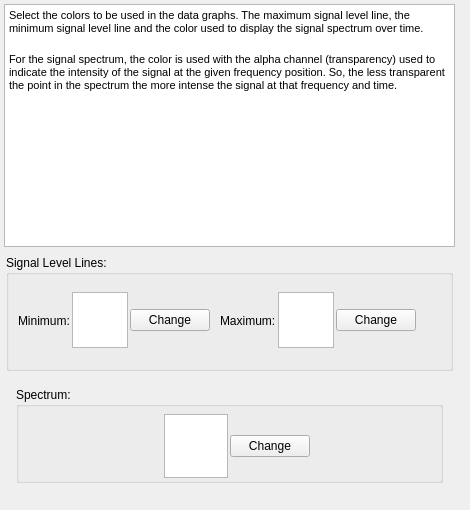
      <widget class="QWidget" name="tabColors">
       <attribute name="title">
        <string>Colors</string>
       </attribute>
       <widget class="QWidget" name="verticalLayoutWidget_2">
        <property name="geometry">
         <rect>
          <x>-1</x>
          <y>-1</y>
          <width>461</width>
          <height>501</height>
         </rect>
        </property>
        <layout class="QVBoxLayout" name="verticalLayout">
         <property name="spacing">
          <number>6</number>
         </property>
         <property name="leftMargin">
          <number>5</number>
         </property>
         <property name="topMargin">
          <number>5</number>
         </property>
         <property name="rightMargin">
          <number>5</number>
         </property>
         <property name="bottomMargin">
          <number>5</number>
         </property>
         <item>
          <widget class="QTextBrowser" name="tbColors">
           <property name="sizePolicy">
            <sizepolicy hsizetype="Preferred" vsizetype="Preferred">
             <horstretch>0</horstretch>
             <verstretch>0</verstretch>
            </sizepolicy>
           </property>
           <property name="maximumSize">
            <size>
             <width>655360</width>
             <height>16777215</height>
            </size>
           </property>
           <property name="font">
            <font>
             <pointsize>8</pointsize>
            </font>
           </property>
           <property name="html">
            <string>&lt;!DOCTYPE HTML PUBLIC &quot;-//W3C//DTD HTML 4.0//EN&quot; &quot;http://www.w3.org/TR/REC-html40/strict.dtd&quot;&gt;
&lt;html&gt;&lt;head&gt;&lt;meta name=&quot;qrichtext&quot; content=&quot;1&quot; /&gt;&lt;meta charset=&quot;utf-8&quot; /&gt;&lt;style type=&quot;text/css&quot;&gt;
p, li { white-space: pre-wrap; }
hr { height: 1px; border-width: 0; }
li.unchecked::marker { content: &quot;\2610&quot;; }
li.checked::marker { content: &quot;\2612&quot;; }
&lt;/style&gt;&lt;/head&gt;&lt;body style=&quot; font-family:'Cantarell'; font-size:8pt; font-weight:400; font-style:normal;&quot;&gt;
&lt;p style=&quot; margin-top:0px; margin-bottom:0px; margin-left:0px; margin-right:0px; -qt-block-indent:0; text-indent:0px;&quot;&gt;Select the colors to be used in the data graphs. The maximum signal level line, the minimum signal level line and the color used to display the signal spectrum over time.&lt;/p&gt;
&lt;p style=&quot;-qt-paragraph-type:empty; margin-top:0px; margin-bottom:0px; margin-left:0px; margin-right:0px; -qt-block-indent:0; text-indent:0px; font-size:11pt;&quot;&gt;&lt;br /&gt;&lt;/p&gt;
&lt;p style=&quot; margin-top:0px; margin-bottom:0px; margin-left:0px; margin-right:0px; -qt-block-indent:0; text-indent:0px;&quot;&gt;For the signal spectrum, the color is used with the alpha channel (transparency) used to indicate the intensity of the signal at the given frequency position. So, the less transparent the point in the spectrum the more intense the signal at that frequency and time.&lt;/p&gt;&lt;/body&gt;&lt;/html&gt;</string>
           </property>
          </widget>
         </item>
         <item>
          <layout class="QVBoxLayout" name="verticalLayout_2">
           <property name="leftMargin">
            <number>2</number>
           </property>
           <property name="topMargin">
            <number>2</number>
           </property>
           <property name="rightMargin">
            <number>2</number>
           </property>
           <property name="bottomMargin">
            <number>2</number>
           </property>
           <item>
            <widget class="QGroupBox" name="groupBox">
             <property name="title">
              <string>Signal Level Lines:</string>
             </property>
             <widget class="QWidget" name="horizontalLayoutWidget_4">
              <property name="geometry">
               <rect>
                <x>0</x>
                <y>20</y>
                <width>461</width>
                <height>91</height>
               </rect>
              </property>
              <layout class="QHBoxLayout" name="horizontalLayout">
               <property name="sizeConstraint">
                <enum>QLayout::SetDefaultConstraint</enum>
               </property>
               <property name="leftMargin">
                <number>10</number>
               </property>
               <property name="topMargin">
                <number>2</number>
               </property>
               <property name="rightMargin">
                <number>10</number>
               </property>
               <property name="bottomMargin">
                <number>2</number>
               </property>
               <item>
                <layout class="QHBoxLayout" name="horizontalLayout_3">
                 <property name="spacing">
                  <number>2</number>
                 </property>
                 <property name="leftMargin">
                  <number>2</number>
                 </property>
                 <property name="topMargin">
                  <number>2</number>
                 </property>
                 <property name="rightMargin">
                  <number>2</number>
                 </property>
                 <property name="bottomMargin">
                  <number>2</number>
                 </property>
                 <item>
                  <widget class="QLabel" name="label">
                   <property name="text">
                    <string>Minimum:</string>
                   </property>
                  </widget>
                 </item>
                 <item>
                  <widget class="QGraphicsView" name="gvMinColor">
                   <property name="sizePolicy">
                    <sizepolicy hsizetype="Fixed" vsizetype="Fixed">
                     <horstretch>0</horstretch>
                     <verstretch>0</verstretch>
                    </sizepolicy>
                   </property>
                   <property name="maximumSize">
                    <size>
                     <width>56</width>
                     <height>56</height>
                    </size>
                   </property>
                  </widget>
                 </item>
                 <item>
                  <widget class="QPushButton" name="pbChangeMinColor">
                   <property name="text">
                    <string>Change</string>
                   </property>
                  </widget>
                 </item>
                </layout>
               </item>
               <item>
                <layout class="QHBoxLayout" name="horizontalLayout_4">
                 <property name="spacing">
                  <number>2</number>
                 </property>
                 <property name="leftMargin">
                  <number>2</number>
                 </property>
                 <property name="topMargin">
                  <number>2</number>
                 </property>
                 <property name="rightMargin">
                  <number>2</number>
                 </property>
                 <property name="bottomMargin">
                  <number>2</number>
                 </property>
                 <item>
                  <widget class="QLabel" name="label_2">
                   <property name="text">
                    <string>Maximum:</string>
                   </property>
                  </widget>
                 </item>
                 <item>
                  <widget class="QGraphicsView" name="gvMaxColor">
                   <property name="sizePolicy">
                    <sizepolicy hsizetype="Fixed" vsizetype="Fixed">
                     <horstretch>0</horstretch>
                     <verstretch>0</verstretch>
                    </sizepolicy>
                   </property>
                   <property name="maximumSize">
                    <size>
                     <width>56</width>
                     <height>56</height>
                    </size>
                   </property>
                  </widget>
                 </item>
                 <item>
                  <widget class="QPushButton" name="pbChangeMaxColor">
                   <property name="text">
                    <string>Change</string>
                   </property>
                  </widget>
                 </item>
                </layout>
               </item>
               <item>
                <spacer name="horizontalSpacer_5">
                 <property name="orientation">
                  <enum>Qt::Horizontal</enum>
                 </property>
                 <property name="sizeHint" stdset="0">
                  <size>
                   <width>40</width>
                   <height>20</height>
                  </size>
                 </property>
                </spacer>
               </item>
              </layout>
             </widget>
            </widget>
           </item>
           <item>
            <layout class="QVBoxLayout" name="verticalLayout_3">
             <property name="leftMargin">
              <number>10</number>
             </property>
             <property name="topMargin">
              <number>10</number>
             </property>
             <property name="rightMargin">
              <number>10</number>
             </property>
             <property name="bottomMargin">
              <number>10</number>
             </property>
             <item>
              <widget class="QGroupBox" name="groupBox_2">
               <property name="sizePolicy">
                <sizepolicy hsizetype="Minimum" vsizetype="Minimum">
                 <horstretch>0</horstretch>
                 <verstretch>0</verstretch>
                </sizepolicy>
               </property>
               <property name="title">
                <string>Spectrum:</string>
               </property>
               <widget class="QWidget" name="horizontalLayoutWidget_5">
                <property name="geometry">
                 <rect>
                  <x>0</x>
                  <y>19</y>
                  <width>441</width>
                  <height>81</height>
                 </rect>
                </property>
                <layout class="QHBoxLayout" name="horizontalLayout_2">
                 <property name="spacing">
                  <number>2</number>
                 </property>
                 <property name="leftMargin">
                  <number>2</number>
                 </property>
                 <property name="topMargin">
                  <number>2</number>
                 </property>
                 <property name="rightMargin">
                  <number>2</number>
                 </property>
                 <property name="bottomMargin">
                  <number>2</number>
                 </property>
                 <item>
                  <spacer name="horizontalSpacer_7">
                   <property name="orientation">
                    <enum>Qt::Horizontal</enum>
                   </property>
                   <property name="sizeHint" stdset="0">
                    <size>
                     <width>40</width>
                     <height>20</height>
                    </size>
                   </property>
                  </spacer>
                 </item>
                 <item>
                  <widget class="QGraphicsView" name="gvSpectrumColor">
                   <property name="maximumSize">
                    <size>
                     <width>64</width>
                     <height>64</height>
                    </size>
                   </property>
                  </widget>
                 </item>
                 <item>
                  <widget class="QPushButton" name="pbChangeSpecColor">
                   <property name="text">
                    <string>Change</string>
                   </property>
                  </widget>
                 </item>
                 <item>
                  <spacer name="horizontalSpacer_6">
                   <property name="orientation">
                    <enum>Qt::Horizontal</enum>
                   </property>
                   <property name="sizeHint" stdset="0">
                    <size>
                     <width>40</width>
                     <height>20</height>
                    </size>
                   </property>
                  </spacer>
                 </item>
                </layout>
               </widget>
              </widget>
             </item>
            </layout>
           </item>
          </layout>
         </item>
        </layout>
       </widget>
      </widget>
